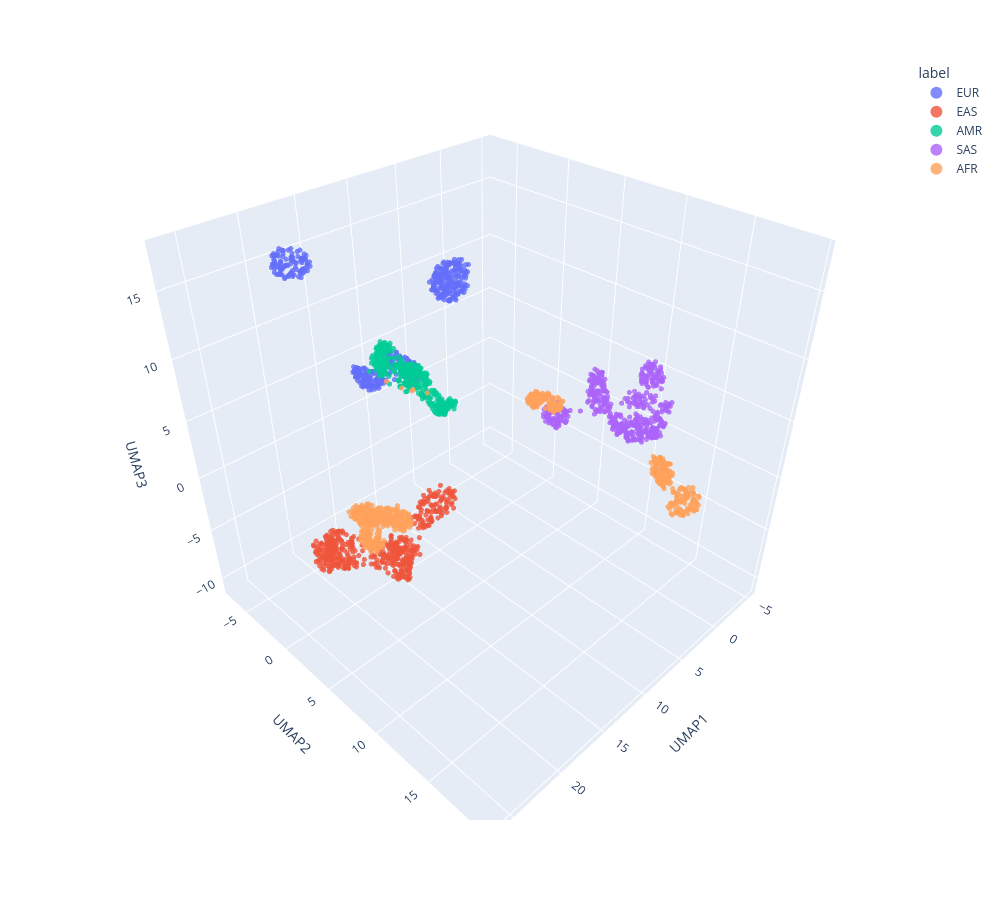

The code cell stored with this chart in its notebook:
### Code cell
import umap
import pandas as pd
import plotly.express as px
from sklearn.preprocessing import StandardScaler


X = (np.sqrt(s[:6])[:, None] * Vt[:6, :]).T
#X = ((s[:6])[:, None] * Vt[:6, :]).T
X_scaled = StandardScaler().fit_transform(X)

embedding = umap.UMAP(
    n_components=3,
    n_neighbors=500,
    min_dist=1,
    random_state=42
).fit_transform(X_scaled)

df = pd.DataFrame({
    "UMAP1": embedding[:, 0],
    "UMAP2": embedding[:, 1],
    "UMAP3": embedding[:, 2],
    "label": label_arr.astype(str)
})

fig = px.scatter_3d(
    df,
    x="UMAP1",
    y="UMAP2",
    z="UMAP3",
    color="label",
    opacity=0.8
)

fig.update_traces(marker=dict(size=3))

fig.update_layout(
    legend=dict(
        itemsizing="constant"
    )
)
fig.update_layout(
    height=900,
    width=1000,
    scene=dict(aspectmode="cube")
)

fig.show()

### Figure 1 — Plotly figure (JSON) as saved in the notebook; plotly's stock layout.template omitted (floating-point values rounded to 4 significant figures; data arrays with more than 128 entries replaced by an {"elided": "..."} marker saying what was removed)
{"data": [{"hovertemplate": "label=EUR<br>UMAP1=%{x}<br>UMAP2=%{y}<br>UMAP3=%{z}<extra></extra>", "legendgroup": "EUR", "marker": {"color": "#636efa", "opacity": 0.8, "size": 3, "symbol": "circle"}, "mode": "markers", "name": "EUR", "scene": "scene", "showlegend": true, "type": "scatter3d", "x": {"elided": "503 float values"}, "y": {"elided": "503 float values"}, "z": {"elided": "503 float values"}}, {"hovertemplate": "label=EAS<br>UMAP1=%{x}<br>UMAP2=%{y}<br>UMAP3=%{z}<extra></extra>", "legendgroup": "EAS", "marker": {"color": "#EF553B", "opacity": 0.8, "size": 3, "symbol": "circle"}, "mode": "markers", "name": "EAS", "scene": "scene", "showlegend": true, "type": "scatter3d", "x": {"elided": "504 float values"}, "y": {"elided": "504 float values"}, "z": {"elided": "504 float values"}}, {"hovertemplate": "label=AMR<br>UMAP1=%{x}<br>UMAP2=%{y}<br>UMAP3=%{z}<extra></extra>", "legendgroup": "AMR", "marker": {"color": "#00cc96", "opacity": 0.8, "size": 3, "symbol": "circle"}, "mode": "markers", "name": "AMR", "scene": "scene", "showlegend": true, "type": "scatter3d", "x": {"elided": "347 float values"}, "y": {"elided": "347 float values"}, "z": {"elided": "347 float values"}}, {"hovertemplate": "label=SAS<br>UMAP1=%{x}<br>UMAP2=%{y}<br>UMAP3=%{z}<extra></extra>", "legendgroup": "SAS", "marker": {"color": "#ab63fa", "opacity": 0.8, "size": 3, "symbol": "circle"}, "mode": "markers", "name": "SAS", "scene": "scene", "showlegend": true, "type": "scatter3d", "x": {"elided": "489 float values"}, "y": {"elided": "489 float values"}, "z": {"elided": "489 float values"}}, {"hovertemplate": "label=AFR<br>UMAP1=%{x}<br>UMAP2=%{y}<br>UMAP3=%{z}<extra></extra>", "legendgroup": "AFR", "marker": {"color": "#FFA15A", "opacity": 0.8, "size": 3, "symbol": "circle"}, "mode": "markers", "name": "AFR", "scene": "scene", "showlegend": true, "type": "scatter3d", "x": {"elided": "661 float values"}, "y": {"elided": "661 float values"}, "z": {"elided": "661 float values"}}], "layout": {"height": 900, "legend": {"itemsizing": "constant", "title": {"text": "label"}, "tracegroupgap": 0}, "margin": {"t": 60}, "scene": {"aspectmode": "cube", "domain": {"x": [0, 1], "y": [0, 1]}, "xaxis": {"title": {"text": "UMAP1"}}, "yaxis": {"title": {"text": "UMAP2"}}, "zaxis": {"title": {"text": "UMAP3"}}}, "width": 1000}}
